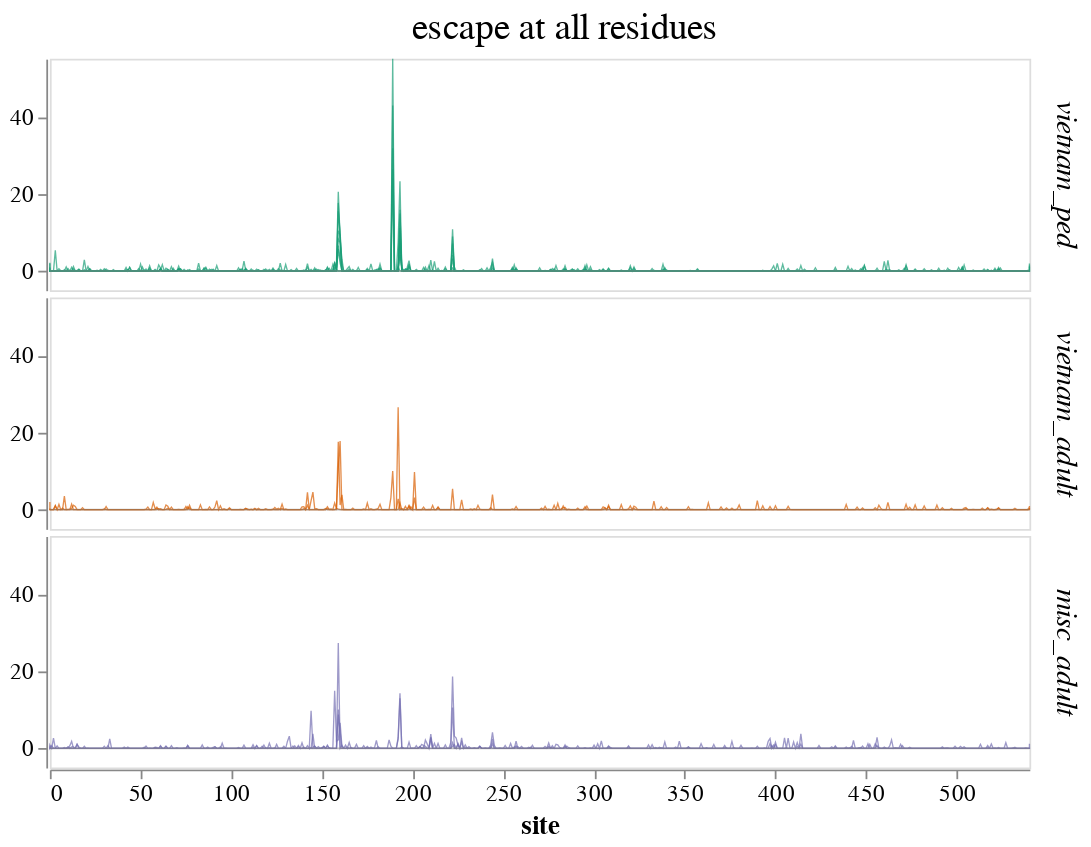

The notebook cell saved with this chart:
### Code cell
escape_df['site'] = escape_df['site'].astype(int)

escape_df_floored = escape_df.copy()
escape_df_floored['escape'] = escape_df_floored['escape'].clip(lower=0)

# all sites, lineplot
summed_escape_lineplot_full = (
    alt.Chart()
    .encode(
        x=alt.X("site", 
                title="site",
                scale=alt.Scale(domain=[0, 540],
                                clamp=True
                               )
               ),
        y=alt.Y(
            "escape",
            title=None,
            scale=alt.Scale(domain=[-5, 55],
                            clamp=True
                           )
        ),
        color=alt.Color('cohort:N', 
                        legend=None,
                        sort=['vietnam_ped', 'vietnam_adult', 'misc_adult'],
                       ).scale(scheme='dark2'),
        detail='serum',
        tooltip=['serum', 'site', 'escape']
    )
    .mark_line(size=.75, opacity=0.7)
    .properties(width=550, height=130)
)

x_axis = alt.Chart(pd.DataFrame({'y': [0]})).mark_rule(
    size=1, 
    opacity=0.5, color='gray').encode(y='y')

faceted_lineplot_full = alt.layer(
    summed_escape_lineplot_full, x_axis, data=escape_df_floored
).facet(
    facet=alt.Facet(
        'cohort:N',
        sort=['vietnam_ped', 'vietnam_adult', 'misc_adult'],
        title='escape at all residues',
        header=alt.Header(
            titleFontSize=21,
            titleFontWeight='normal',
            titlePadding=5,
            labelFontSize=17,
            labelOrient='right',
            # labelAngle=0,
            labelFontStyle='italic',
        )
    ),
    spacing=2,
    columns=1
).configure_axis(
    grid=False,
    labelFontSize=13,
    titleFontSize=15
)

faceted_lineplot_full.save(
    'scratch_notebooks/figure_drafts/perth09_analysis/sitewise_escape_plots/230810_summed_escape_full_floored.png',
    scale_factor=2.0
)

faceted_lineplot_full

### Figure 1 — Vega-Lite specification as saved in the notebook (floating-point values rounded to 4 significant figures; data arrays with more than 128 entries replaced by an {"elided": "..."} marker saying what was removed)
{"config": {"view": {"continuousWidth": 300, "continuousHeight": 300}, "axis": {"grid": false, "labelFontSize": 13, "titleFontSize": 15}}, "data": {"name": "data-acf8ef8f5d1a094df68d7bed1919e006"}, "facet": {"field": "cohort", "header": {"labelFontSize": 17, "labelFontStyle": "italic", "labelOrient": "right", "titleFontSize": 21, "titleFontWeight": "normal", "titlePadding": 5}, "sort": ["vietnam_ped", "vietnam_adult", "misc_adult"], "title": "escape at all residues", "type": "nominal"}, "spec": {"layer": [{"mark": {"type": "line", "opacity": 0.7, "size": 0.75}, "encoding": {"color": {"field": "cohort", "legend": null, "scale": {"scheme": "dark2"}, "sort": ["vietnam_ped", "vietnam_adult", "misc_adult"], "type": "nominal"}, "detail": {"field": "serum", "type": "nominal"}, "tooltip": [{"field": "serum", "type": "nominal"}, {"field": "site", "type": "quantitative"}, {"field": "escape", "type": "quantitative"}], "x": {"field": "site", "scale": {"clamp": true, "domain": [0, 540]}, "title": "site", "type": "quantitative"}, "y": {"field": "escape", "scale": {"clamp": true, "domain": [-5, 55]}, "title": null, "type": "quantitative"}}}, {"data": {"name": "data-06fd9f850666401b4599de5588b60692"}, "mark": {"type": "rule", "color": "gray", "opacity": 0.5, "size": 1}, "encoding": {"y": {"field": "y", "type": "quantitative"}}}], "height": 130, "width": 550}, "columns": 1, "spacing": 2, "$schema": "https://vega.github.io/schema/vega-lite/v5.8.0.json", "datasets": {"data-acf8ef8f5d1a094df68d7bed1919e006": {"elided": "9056 records"}, "data-06fd9f850666401b4599de5588b60692": [{"y": 0}]}}
